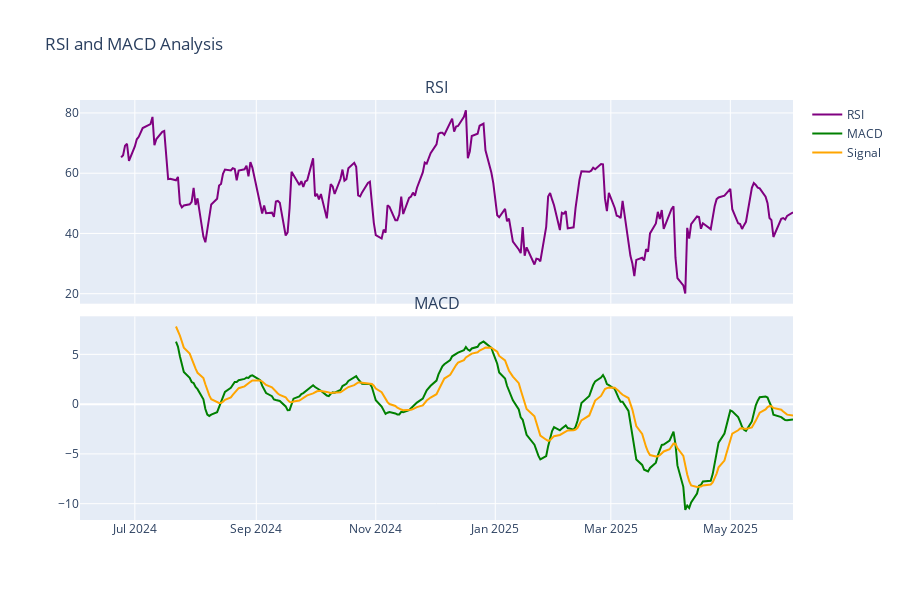

Here is the notebook cell this chart was saved with:
### Code cell
import plotly.subplots as sp

fig = sp.make_subplots(rows=2, cols=1, shared_xaxes=True, vertical_spacing=0.03,
                       subplot_titles=('RSI', 'MACD'))

# RSI Plot
fig.add_trace(go.Scatter(x=df.index, y=df["RSI"], name="RSI", line=dict(color="purple")), row=1, col=1)

# MACD Plot
fig.add_trace(go.Scatter(x=df.index, y=df["MACD"], name="MACD", line=dict(color="green")), row=2, col=1)
fig.add_trace(go.Scatter(x=df.index, y=df["MACD_signal"], name="Signal", line=dict(color="orange")), row=2, col=1)

fig.update_layout(height=600, title_text="RSI and MACD Analysis")
fig.show()

### Figure 1 — Plotly figure (JSON) as saved in the notebook; plotly's stock layout.template omitted (floating-point values rounded to 4 significant figures; data arrays with more than 128 entries replaced by an {"elided": "..."} marker saying what was removed)
{"data": [{"line": {"color": "purple"}, "name": "RSI", "type": "scatter", "x": {"elided": "250 str values"}, "xaxis": "x", "y": {"elided": "250 float values"}, "yaxis": "y"}, {"line": {"color": "green"}, "name": "MACD", "type": "scatter", "x": {"elided": "250 str values"}, "xaxis": "x2", "y": {"elided": "250 float values"}, "yaxis": "y2"}, {"line": {"color": "orange"}, "name": "Signal", "type": "scatter", "x": {"elided": "250 str values"}, "xaxis": "x2", "y": {"elided": "250 float values"}, "yaxis": "y2"}], "layout": {"annotations": [{"font": {"size": 16}, "showarrow": false, "text": "RSI", "x": 0.5, "xanchor": "center", "xref": "paper", "y": 1, "yanchor": "bottom", "yref": "paper"}, {"font": {"size": 16}, "showarrow": false, "text": "MACD", "x": 0.5, "xanchor": "center", "xref": "paper", "y": 0.485, "yanchor": "bottom", "yref": "paper"}], "height": 600, "title": {"text": "RSI and MACD Analysis"}, "xaxis": {"anchor": "y", "domain": [0, 1], "matches": "x2", "showticklabels": false}, "xaxis2": {"anchor": "y2", "domain": [0, 1]}, "yaxis": {"anchor": "x", "domain": [0.515, 1]}, "yaxis2": {"anchor": "x2", "domain": [0, 0.485]}}}
